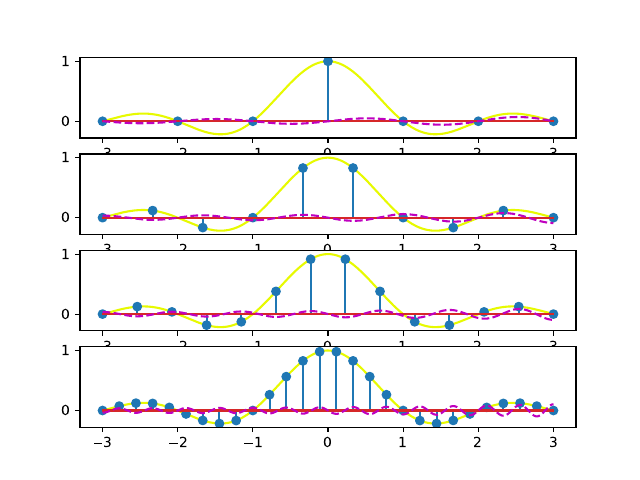

The Python source for this figure:
import numpy as np
import matplotlib.pyplot as plt

base_time = np.linspace(-3, 3, 300)
times = []
times.append(np.linspace(-3, 3, 7))
times.append(np.linspace(-3, 3, 10))
times.append(np.linspace(-3, 3, 14))
times.append(np.linspace(-3, 3, 28))


B = 1

def rebuilt_sinc(times, period, t):
    ans = 0
    for i in range(len(times)):
      ans += np.sinc(times[i]*B)*np.sinc(t/period - len(times))
    return ans

fig, axs = plt.subplots(4)
for i in range(4):
    period  = 6 / (len(times[i])-1)
        
    axs[i].plot(base_time, np.array([np.sinc(B*t) for t in base_time]), color='#e7fa00')
    axs[i].stem(times[i], np.array([np.sinc(B*t) for t  in times[i]]))
    axs[i].plot(base_time, np.array([rebuilt_sinc(times[i], period, dt) for dt in base_time]), 'm--')
plt.savefig("ex1.pdf")


